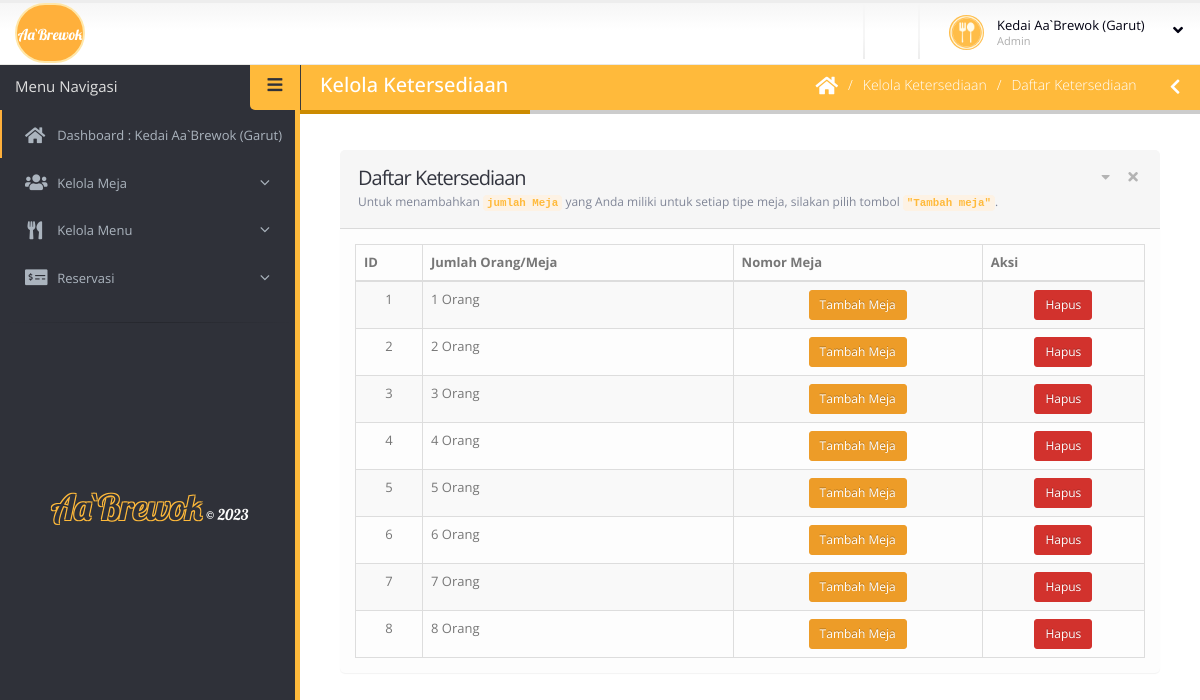
Screenshot of /dashboard/person-table-list.php (signed in) with the database file from the repository.
### tables this page shows
CREATE TABLE `restaurant_tables` (
  `id` int(11) NOT NULL,
  `res_id` int(11) DEFAULT NULL,
  `person_num` varchar(100) DEFAULT NULL
);

### dashboard/person-table-list.php (the view, shortened to what this page needs)
<?php include 'template/header.php';
?>
<body>
	<section class="body">
		<?php include 'template/top-bar.php'; ?>
		<div class="inner-wrapper">
			<?php include 'template/left-bar.php'; ?>
			<section role="main" class="content-body">
				<header class="page-header">
					<h2>Kelola Ketersediaan </h2>
					<div class="right-wrapper pull-right">
						<ol class="breadcrumbs">
							<li>
								<a href="accueil.php">
									<i class="fa fa-home"></i>
								</a>
							</li>
							<li><span>Kelola Ketersediaan </span></li>
							<li><span>Daftar Ketersediaan </span></li>
						</ol>
						<a class="sidebar-right-toggle" data-open="sidebar-right"><i class="fa fa-chevron-left"></i></a>
					</div>
				</header>
				<section class="panel">
					<header class="panel-heading">
						<div class="panel-actions">
							<a href="#" class="fa fa-caret-down"></a>
							<a href="#" class="fa fa-times"></a>
						</div>
						<h2 class="panel-title">Daftar Ketersediaan</h2>
						<p class="panel-subtitle">
							Untuk menambahkan <code>jumlah Meja</code> yang Anda miliki untuk setiap tipe meja, silakan pilih tombol <code>"Tambah meja"</code>.
						</p>
					</header>
					<div class="panel-body">
						<table class="table table-bordered table-striped mb-none" id="datatable-tabletools" data-swf-path="assets/vendor/jquery-datatables/extras/TableTools/swf/copy_csv_xls_pdf.swf" data-plugin-options='{"searchPlaceholder": "Search"}'>
							<thead>
								<tr>
									<th>ID</th>
									<th>Jumlah Orang/Meja</th>
									<th class="hidden-phone">Nomor Meja</th>
									<th class="hidden-phone">Aksi</th>
								</tr>
							</thead>
							<tbody>
								<?php
								$count = 1;
								$con = connect();
								$res_id = $_SESSION['id'];
								$sql = "SELECT * FROM `restaurant_tables` WHERE res_id = '$res_id' ;";
								$result = $con->query($sql);
								foreach ($result as $r) {
								?>
									<tr class="gradeX">
										<td class="center hidden-phone"><?php echo $count; ?></td>
										<td><?php echo $r['person_num']; ?></td>
										<td class="center hidden-phone">
											<a href="view-table-list.php?table_id=<?php echo $r['id']; ?>" class="btn btn-warning btn-sm">Tambah Meja</a>
										</td>
										<td class="center hidden-phone">
											<a href="delete-person.php?table_id=<?php echo $r['id']; ?>" class="btn btn-danger btn-sm" onclick="if (!Done()) return false; ">Hapus</a>
										</td>
									</tr>
								<?php $count++;
								} ?>
							</tbody>
						</table>
					</div>
				</section>
			</section>
		</div>
	</section>
</body>
</html>

### dashboard/template/header.php (shortened to what this page needs)
<!doctype html>
<html class="fixed">
<head>
	<link rel="stylesheet" href="https://use.fontawesome.com/releases/v5.7.1/css/all.css"
>
	<link rel="stylesheet" href="assets/vendor/bootstrap/css/bootstrap.css" />
	<link rel="stylesheet" href="assets/vendor/font-awesome/css/font-awesome.css" />
	<link rel="stylesheet" href="assets/vendor/magnific-popup/magnific-popup.css" />
	<link rel="stylesheet" href="assets/vendor/bootstrap-datepicker/css/datepicker3.css" />
	<link rel="stylesheet" href="assets/vendor/jquery-ui/css/ui-lightness/jquery-ui-1.10.4.custom.css" />
	<link rel="stylesheet" href="assets/vendor/bootstrap-multiselect/bootstrap-multiselect.css" />
	<link rel="stylesheet" href="assets/vendor/morris/morris.css" />
	<link rel="stylesheet" href="assets/vendor/select2/select2.css" />
	<link rel="stylesheet" href="assets/vendor/jquery-datatables-bs3/assets/css/datatables.css" />
	<link rel="stylesheet" href="assets/stylesheets/theme.css" />
	<link rel="stylesheet" href="assets/stylesheets/skins/default.css" />
</head>

### dashboard/template/top-bar.php (shortened to what this page needs)
<header class="header">
	<div class="circle">Aa`Brewok</div>
	<div class="header-right">
		<span class="separator"></span>
		<span class="separator"></span>
		<div id="userbox" class="userbox">
			<a href="#" data-toggle="dropdown">
				<figure class="profile-picture">
					<img src="assets/images/image-profil.png" alt="Aa`Brewok" class="img-circle" data-lock-picture="assets/images/image-profil.png" />
				</figure>
				<div class="profile-info" data-lock-name="Jean Dupon" data-lock-email="jeandupon@test.com">
					<span class="name"><?php echo $_SESSION['name']; ?></span>
					<span class="role">Admin</span>
				</div>
				<i class="fa custom-caret"></i>
			</a>
		</div>
	</div>
</header>

### dashboard/template/left-bar.php (shortened to what this page needs)
<head>
	<link rel="stylesheet" href="https://cdnjs.cloudflare.com/ajax/libs/font-awesome/5.15.3/css/all.min.css" />
</head>
<aside id="sidebar-left" class="sidebar-left">
	<div class="sidebar-header">
		<div class="sidebar-title">
			Menu Navigasi
		</div>
		<div class="sidebar-toggle hidden-xs" data-toggle-class="sidebar-left-collapsed" data-target="html" data-fire-event="sidebar-left-toggle" onclick="hidelogo();">
			<i class="fa fa-bars" aria-label="Toggle sidebar"></i>
		</div>
	</div>
	<div class="nano">
		<div class="nano-content">
			<nav id="menu" class="nav-main" role="navigation">
				<ul class="nav nav-main">
					<li class="nav-active">
						<a href="accueil.php">
							<i class="fa fa-home" aria-hidden="true"></i>
							<span>Dashboard : </span><span class="name"><?php echo $_SESSION['name']; ?></span>
						</a>
					</li>
					<?php if ((isset($_SESSION['isLoggedIn']) && $_SESSION['role'] == 1)) { ?>
						<li class="nav-parent">
							<a>
								<i class="fas fa-users" aria-hidden="true"></i>
								<span>Kelola Meja </span>
							</a>
						</li>
					<?php } ?>
					<?php if ((isset($_SESSION['isLoggedIn']) && $_SESSION['role'] == 1)) { ?>
						<li class="nav-parent">
							<a>
								<i class="fas fa-utensils" aria-hidden="true"></i>
								<span>Kelola Menu </span>
							</a>
						</li>
					<?php } ?>
					<?php if ((isset($_SESSION['isLoggedIn']) && $_SESSION['role'] == 1)) { ?>
						<li class="nav-parent">
							<a>
								<i class="fas fa-money-check-alt" aria-hidden="true"></i>
								<span>Reservasi</span>
							</a>
						</li>
					<?php } ?>
				</ul>
			</nav>
			<hr>
			<hr class="separator" />
		</div>
	</div>
	<div class="logo-bookeat" id="logo-bookeat">
		<span class="text-1">Aa`Brewok</span>
		<span class="text-2">© 2023</span>
	</div>
</aside>

### dashboard/assets/stylesheets/skins/default.css (style rules this page uses)
a, .btn-link { color: #ffb03b; }
body .btn-warning { color: #ffffff; text-shadow: 0 -1px 0 rgba(0, 0, 0, 0.25); background-color: #ed9c28; border-color: #ed9c28; }
body .btn-danger { color: #ffffff; text-shadow: 0 -1px 0 rgba(0, 0, 0, 0.25); background-color: #d2322d; border-color: #d2322d; }
.page-header h2 { border-bottom-color: #cc8b00; }
ul.nav-main > li.nav-active > a { box-shadow: 2px 0 0 #ffb03b inset; }

### rows the page displays
restaurant_tables: person_num "1 Orang"
restaurant_tables: person_num "2 Orang"
restaurant_tables: person_num "3 Orang"
restaurant_tables: person_num "4 Orang"
restaurant_tables: person_num "5 Orang"
restaurant_tables: person_num "6 Orang"
restaurant_tables: person_num "7 Orang"
restaurant_tables: person_num "8 Orang"

### other values shown
$_SESSION['name'] "Kedai Aa`Brewok (Garut)"
